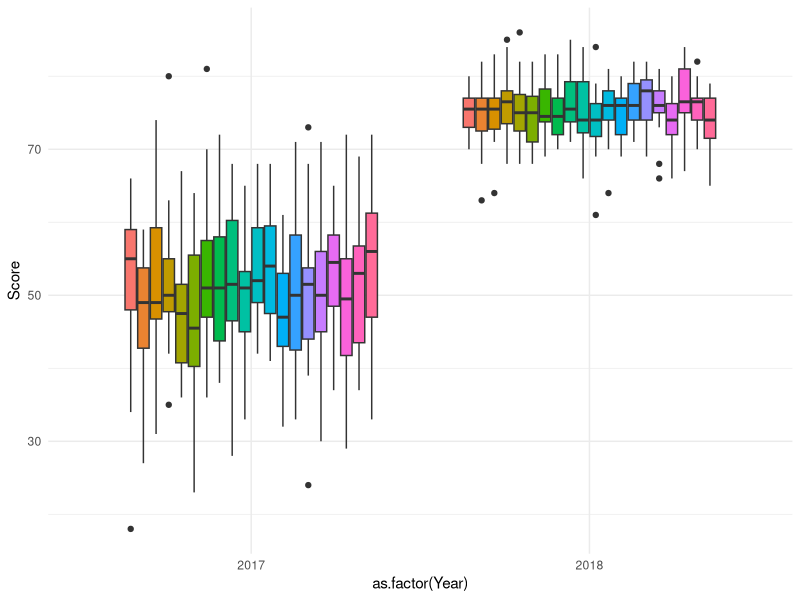
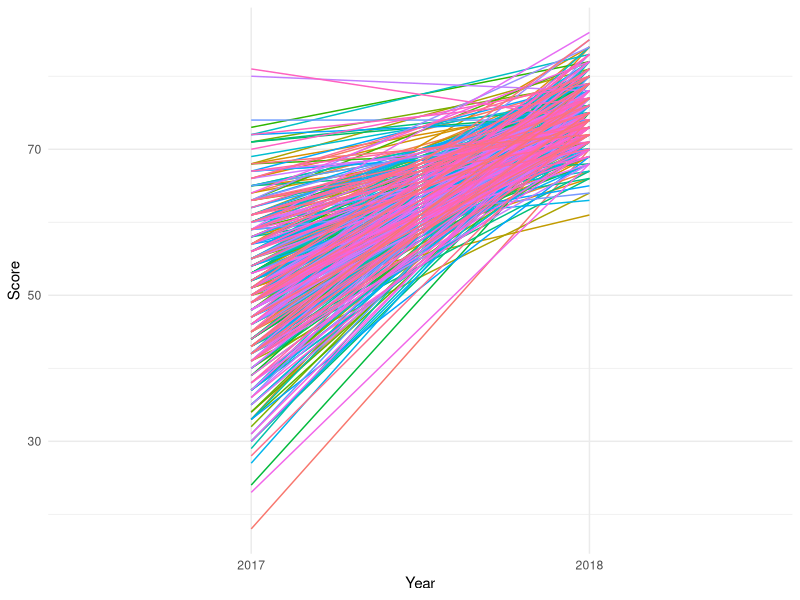
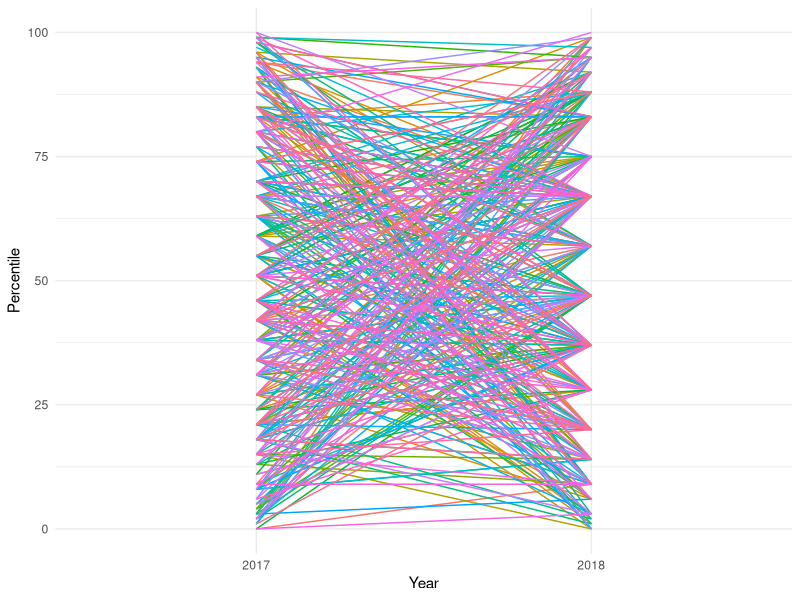

Reproduce these figures in R, in order.
# This is a good place to put libraries required for future work
knitr::opts_chunk$set(echo = TRUE)
options(scipen=999)
library(tidyverse)    #Loads the tidyverse suite of packages
library(xtable)       #Alternate to Kable package for printing html tables

#Create School Data
school.id=rep(1:20,each=20*2)
student.id=rep(rep(1:20,each=2),20)
type=rep(c("Score","Percentile"),20*20)
score2017=round(rnorm(20*20,mean=50,sd=10),0)
percentile2017=round(100*pnorm(score2017,mean=mean(score2017),sd=sd(score2017)),0)
score2018=round(rnorm(20*20,mean=75,sd=4),0)
percentile2018=round(100*pnorm(score2018,mean=mean(score2018),sd=sd(score2018)),0)
value2017=c(rbind(score2017,percentile2017))
value2018=c(rbind(score2018,percentile2018))

untidy.school = tibble(
  school=school.id,
  student=student.id,
  type=type,
  value2017=value2017,
  value2018=value2018) %>% 
  filter(!(school==1 & student==4)) %>% filter(!(school==12 & student==18)) %>%
  mutate(value2018=ifelse((school==1 & student==3)|(school==15 & student==18)|
                            (school==5 & student==12),NA,value2018))

tab.untidy.school=untidy.school %>%
  head(10) %>%
  xtable(digits=0,align="cccccc")

print(tab.untidy.school,type="html",include.rownames=F,
      html.table.attributes="align='center',
                             rules='rows',
                             width=50%,
                             frame='hsides',
                             border-spacing=5px"
)


#Part 1: Unique ID for Student
untidy.school %>% filter(student==1) %>% head(4)

untidy2.school = untidy.school %>%
                    unite(CID,school,student,sep=".",remove=F)
glimpse(untidy2.school)
                      
#Part 2: Gather Variables Containing Value
untidy3.school = untidy2.school %>%
                    rename(`2017`=value2017,`2018`=value2018) %>%
                    gather(`2017`:`2018`,key="Year",value="Value",convert=T)
glimpse(untidy3.school)

# Part 3: Spread Type of Value Into Multiple Columns
tidy.school = untidy3.school %>%
                    spread(key="type",value="Value")  

# Part 4: Missing Data Analysis
tab.tidy.school = tidy.school %>%
  arrange(school,student) %>%
  head(10) %>%
  xtable(digits=0,align="ccccccc")

print(tab.tidy.school,type="html",include.rownames=F,
      html.table.attributes="align='center',
      rules='rows',
      width=50%,
      frame='hsides',
      border-spacing=5px"
)

tidy2.school=tidy.school %>%
  complete(school,student,Year)

tab.tidy2.school = tidy2.school %>%
  head(10) %>%
  xtable(digits=0,align="ccccccc")

print(tab.tidy2.school,type="html",include.rownames=F,
      html.table.attributes="align='center',
      rules='rows',
      width=50%,
      frame='hsides',
      border-spacing=5px"
)

final.tidy.school = untidy.school %>%
                      rename(`2017`=value2017,`2018`=value2018) %>%
                      gather(`2017`:`2018`,key="Year",value="Value",convert=T) %>%
                      spread(key="type",value="Value")  %>%
                      complete(school,student,Year) %>%
                      unite(CID,school,student,sep=".",remove=F)

ggplot(final.tidy.school) +
  geom_boxplot(aes(x=as.factor(Year),y=Score,fill=as.factor(school))) + 
  guides(fill=F)+
  theme_minimal()

ggplot(final.tidy.school) + 
  geom_line(aes(x=Year,y=Score,color=CID)) +
  guides(color=F) +
  scale_x_discrete(lim=c(2017,2018),breaks=c(2017,2018),labels=c(2017,2018)) +
  theme_minimal()

ggplot(final.tidy.school) + 
  geom_line(aes(x=Year,y=Percentile,color=CID)) +
  guides(color=F) +
  scale_x_discrete(lim=c(2017,2018),breaks=c(2017,2018),labels=c(2017,2018)) +
  theme_minimal()
                      